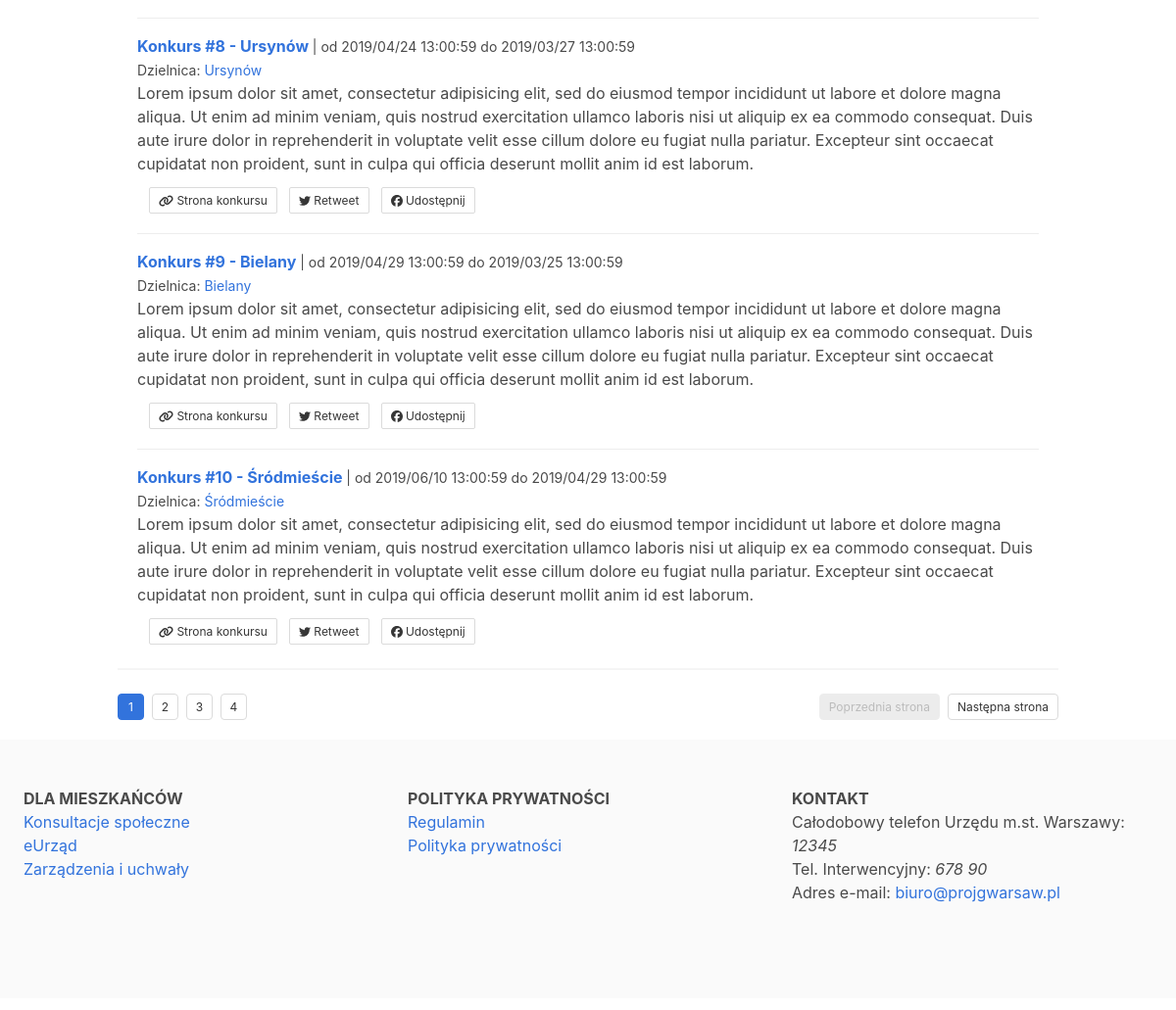
Page /konkursy/ (lower part) on the earlier database version.
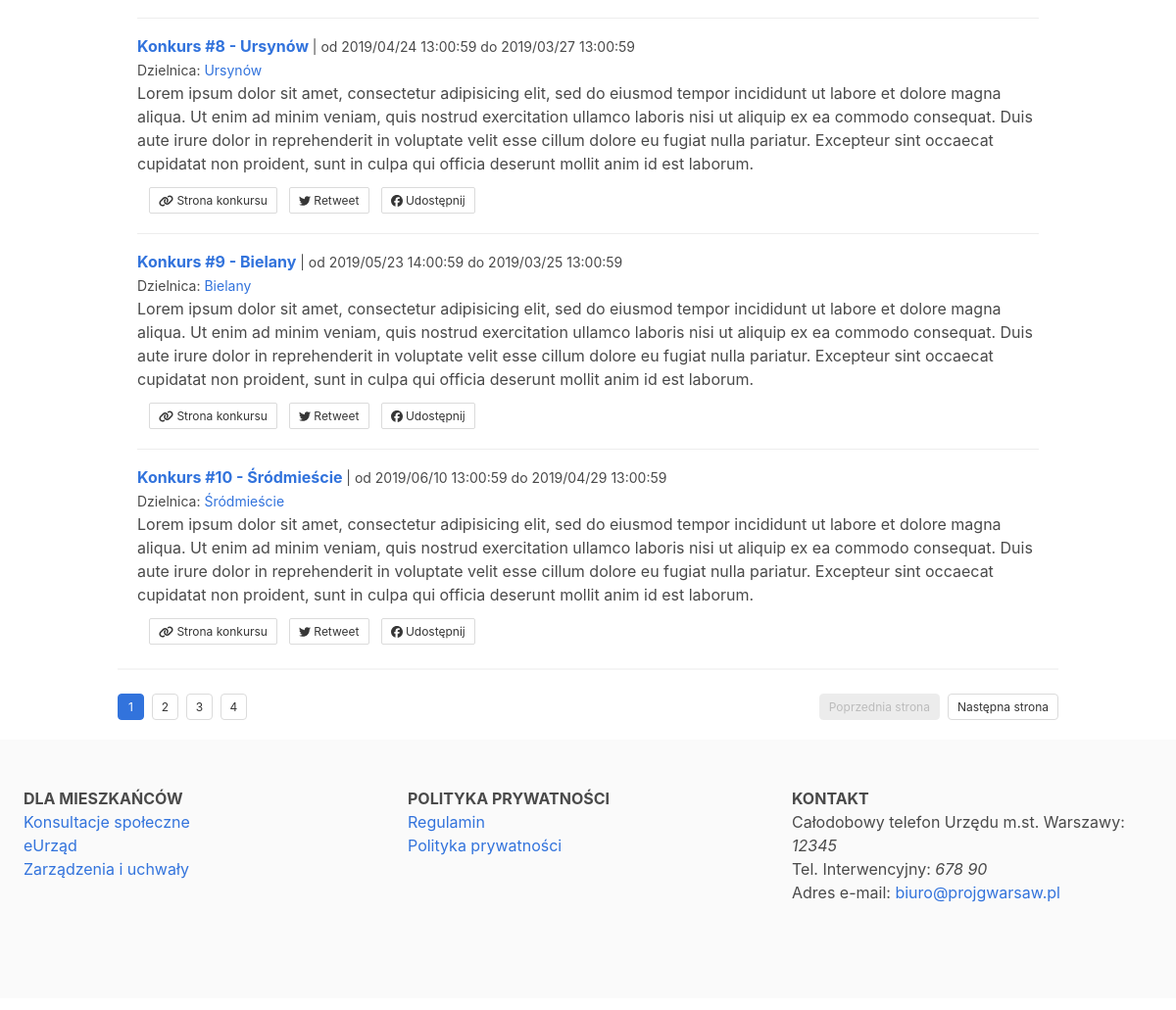
Same page on the later database version.
### projekty_gminne/models.py (models this page shows, shortened)
class Konkurs(models.Model):
    class Meta:
        verbose_name_plural = "Konkursy"
    date_added = models.DateTimeField(auto_now_add=True)
    date_modified = models.DateTimeField(auto_now=True)
    dogrywka = models.BooleanField(default=False)
    dzielnica_id = models.ForeignKey(
        'Dzielnica', null=False, on_delete=models.CASCADE)
    date_start = models.DateTimeField(null=False)
    date_finish = models.DateTimeField(null=False)
    name = models.CharField(max_length=256, null=False)
    description = models.TextField(max_length=1024, null=False, blank=False)

class Dzielnica(models.Model):
    class Meta:
        verbose_name_plural = "Dzielnice"
    date_added = models.DateTimeField(auto_now_add=True)
    date_modified = models.DateTimeField(auto_now=True)
    gmina_id = models.ForeignKey(
        'Gmina', null=False, on_delete=models.CASCADE)
    name = models.CharField(max_length=128, null=False)

### projekty_gminne/views.py (the view)
# urls.py: path('', views.WszystkieKonkursyList.as_view(), name="konkursy-wszystkie"),
class WszystkieKonkursyList(generic.ListView):
    template_name = "projekty_gminne/wszystkie_konkursy_list.html"
    model = models.Konkurs
    paginate_by = 10
    title = "Wszystkie Konkursy"
    def get_context_data(self, **kwargs):
        context = super().get_context_data(**kwargs)
        context["title"] = self.title
        return context
    def get_queryset(self):
        try:
            name = self.request.GET['nazwa']
        except Exception as e:
            context = self.model.objects.all()
        else:
            context = self.model.objects.filter(name__icontains=name)
        finally:
            return context

### projekty_gminne/templates/projekty_gminne/wszystkie_konkursy_list.html (shortened to what this page needs)
{% extends '_Main/template.html' %}
{% load staticfiles %}
{% block content %}
<div class="columns">
<div class="column is-mobile">
  {% for element in object_list %}
  <article class="media" style="margin: 20px 20px;">
  <div class="media-content">
    <div class="content">
      <p>
        <strong>
          <a href="{% url 'konkurs-detail' pk=element.id %}">{{element.name}}</a>
        </strong>
        <small>| od {{element.date_finish|date:"Y/m/d H:i:s"}} do {{element.date_start|date:"Y/m/d H:i:s"}}</small>
        <br>
        <small>Dzielnica: <a href="#">{{element.dzielnica_id.name}}</a></small>
        <br>
        {{element.description}}
        <br>
      </p>
    </div>
    <nav class="level is-mobile">
      <div class="level-left">
        <a class="level-item">
          <a href="{% url 'konkurs-detail' pk=element.id %}" class="button is-small is-fullwidth">
            <i class="fas fa-link"></i>&nbsp;Strona konkursu
          </a>
        </a>
        <a class="level-item">
          <a href="https://twitter.com" class="button is-small is-fullwidth">
            <i class="fab fa-twitter"></i>&nbsp;Retweet
          </a>
        </a>
        <a class="level-item">
          <a href="https://twitter.com" class="button is-small is-fullwidth">
            <i class="fab fa-facebook"></i>&nbsp;Udostępnij
          </a>
        </a>
      </div>
    </nav>
  </div>
  </article>
  {% endfor %}
  <hr>
  {% include '../include/pagination.html' %}
</div>
</div>
{% endblock %}

Differences in the rows shown:
changed Konkurs "Konkurs #9 - Bielany": date_finish "2019/04/29 13:00:59" → "2019/05/23 14:00:59"
